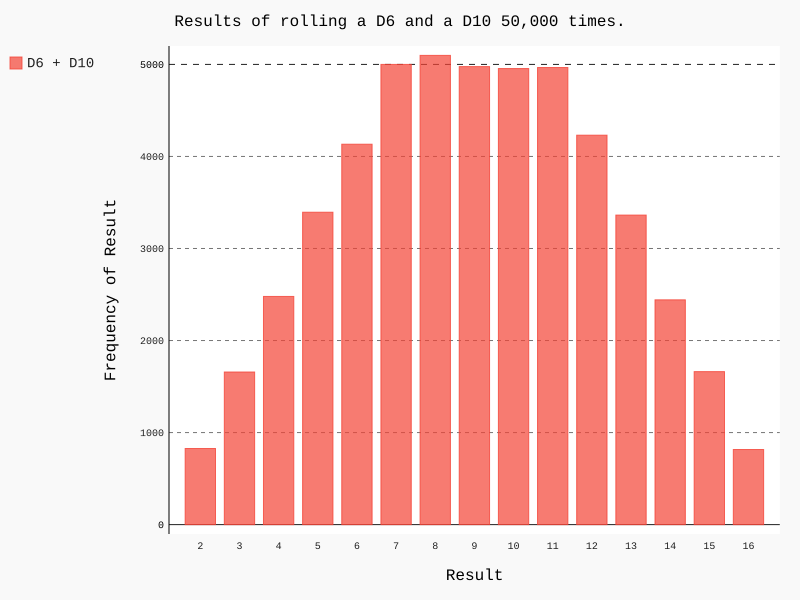

This figure's Python source:
import pygal

from die import Die

# 创建一个D6和一个D10
die_1 = Die()
die_2 = Die(10)

# 掷骰子多次,并将结果存储在一个列表中
results = []
for roll_num in range(50000):
    result = die_1.roll() + die_2.roll()
    results.append(result)

# 分析结果
frequencies = []
max_result = die_1.num_sides + die_2.num_sides
for value in range(2, max_result+1):
    frequency = results.count(value)
    frequencies.append(frequency)

# 可视化结果
hist = pygal.Bar()

hist.title = "Results of rolling a D6 and a D10 50,000 times."
hist.x_labels = ['2', '3', '4', '5', '6', '7', '8', '9', '10', '11', '12',
                 '13', '14', '15', '16']
hist.x_title = "Result"
hist.y_title = "Frequency of Result"

hist.add('D6 + D10', frequencies)
hist.render_to_file('different_dice_visual.svg')
